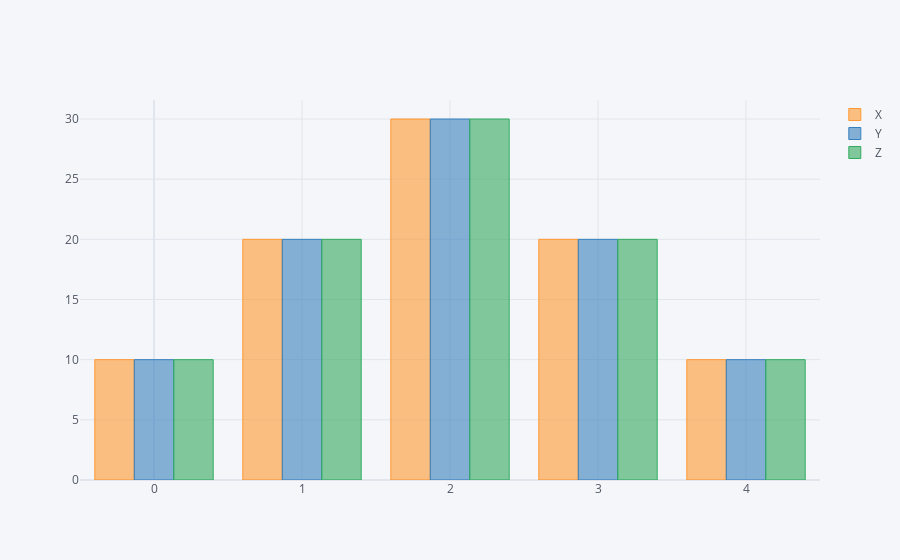

Notebook code for this chart:
### Code cell
df2.iplot(kind='bar')

### Figure 1 — Plotly figure (JSON) as saved in the notebook; plotly's stock layout.template omitted (floating-point values rounded to 4 significant figures)
{"data": [{"marker": {"color": "rgba(255, 153, 51, 0.6)", "line": {"color": "rgba(255, 153, 51, 1.0)", "width": 1}}, "name": "X", "orientation": "v", "text": "", "type": "bar", "x": [0, 1, 2, 3, 4], "y": [10, 20, 30, 20, 10]}, {"marker": {"color": "rgba(55, 128, 191, 0.6)", "line": {"color": "rgba(55, 128, 191, 1.0)", "width": 1}}, "name": "Y", "orientation": "v", "text": "", "type": "bar", "x": [0, 1, 2, 3, 4], "y": [10, 20, 30, 20, 10]}, {"marker": {"color": "rgba(50, 171, 96, 0.6)", "line": {"color": "rgba(50, 171, 96, 1.0)", "width": 1}}, "name": "Z", "orientation": "v", "text": "", "type": "bar", "x": [0, 1, 2, 3, 4], "y": [10, 20, 30, 20, 10]}], "layout": {"legend": {"bgcolor": "#F5F6F9", "font": {"color": "#4D5663"}}, "paper_bgcolor": "#F5F6F9", "plot_bgcolor": "#F5F6F9", "title": {"font": {"color": "#4D5663"}}, "xaxis": {"gridcolor": "#E1E5ED", "showgrid": true, "tickfont": {"color": "#4D5663"}, "title": {"font": {"color": "#4D5663"}, "text": ""}, "zerolinecolor": "#E1E5ED"}, "yaxis": {"gridcolor": "#E1E5ED", "showgrid": true, "tickfont": {"color": "#4D5663"}, "title": {"font": {"color": "#4D5663"}, "text": ""}, "zerolinecolor": "#E1E5ED"}}}
